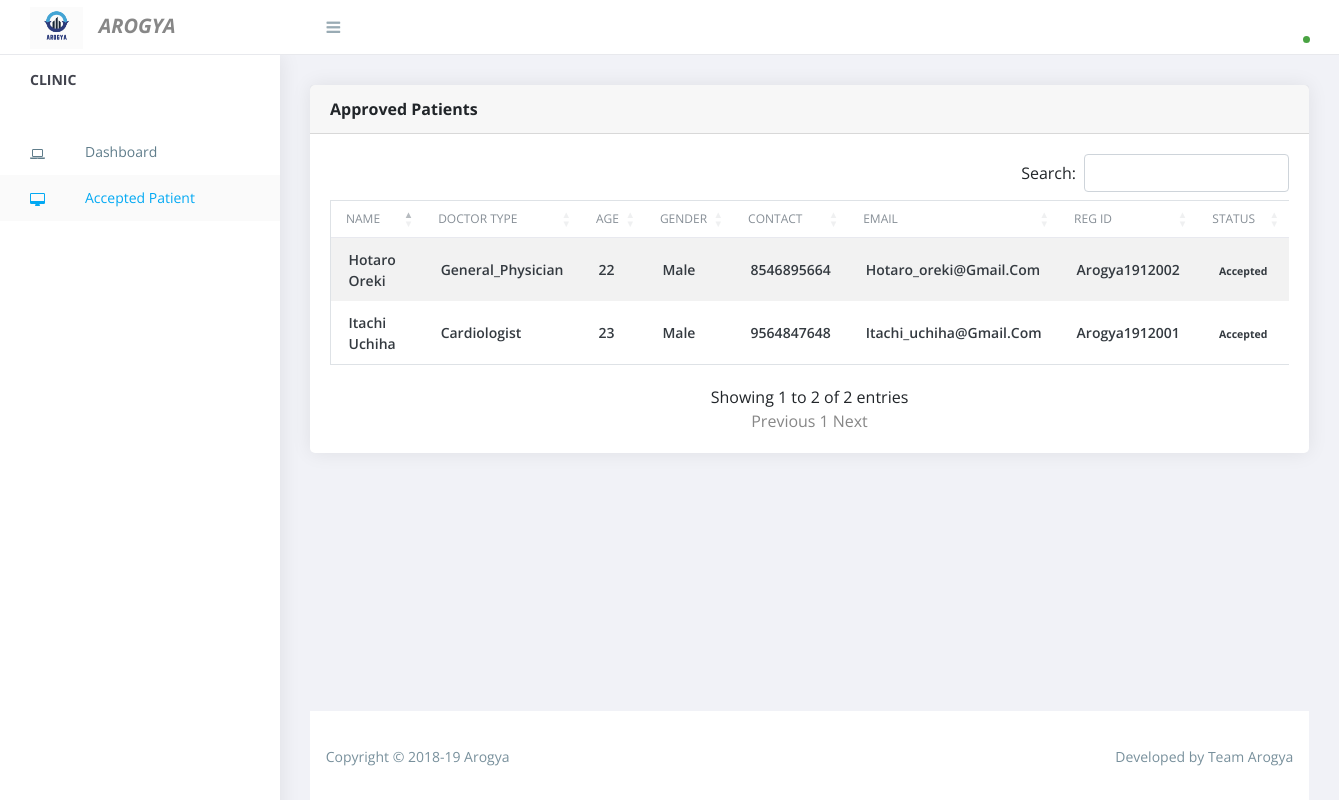
The page /clinic/accepted (signed in) on the database its author committed.
### app1/models.py (models this page shows, shortened)
class AutoCreatedUpdatedMixin(models.Model):
	created_at = models.DateTimeField(
		verbose_name=translate('created at'),
		unique=False,
		null=True,
		blank=True,
		db_index=True,
	)
	updated_at = models.DateTimeField(
		verbose_name=translate('updated at'),
		unique=False,
		null=True,
		blank=True,
		db_index=True,
	)
	class Meta:
		abstract = True

class SoftDeleteMixin(models.Model):
	deleted_at = models.DateTimeField(
		verbose_name=translate('deleted at'),
		unique=False,
		null=True,
		blank=True,
		db_index=True,
	)
	class Meta:
		abstract = True

class Patient(AutoCreatedUpdatedMixin,SoftDeleteMixin):
	user = models.ForeignKey(User, on_delete=models.CASCADE , default=None)
	reg_id = models.CharField(max_length=100, blank=True, unique=True, default=uuid.uuid4)
	name = models.CharField(max_length=50, blank=False)
	age = models.CharField(max_length=50, blank=False ,default=0)
	gender = models.CharField(max_length=100, blank=False , choices=GENDER_CHOICES)
	clinic = models.ForeignKey(Clinic, on_delete=models.CASCADE , default=None , related_name='user_clinic')
	doctor = models.CharField(max_length=100, blank=False , choices=DOCTYPE_CHOICES)
	father_husband_name = models.CharField(max_length=50, blank=False)
	contact = models.CharField(max_length=20, blank=False)
	adhaar = models.CharField(max_length=12, blank=False)
	epic = models.CharField(max_length=20, blank=False)
	pin = models.CharField(max_length=6, blank=False)
	email = models.EmailField(blank=False)
	address = models.CharField(max_length=100, blank=False)
	city = models.ForeignKey(City,on_delete=models.CASCADE, blank=False  , related_name='city', default=None)
	is_accepted = models.IntegerField(default=0)

class User(AbstractUser,AutoCreatedUpdatedMixin,SoftDeleteMixin):
	is_client = models.BooleanField(default=False)
	is_hospo = models.BooleanField(default=False)
	docto_id = models.CharField(max_length=100, blank=True, unique=True, default=uuid.uuid4)

### app1/views.py (the view)
# urls.py: path('clinic/accepted', views.accepted_patient, name='clinic_accepted'),
def accepted_patient(request):
    usr = User.objects.filter(id=request.user.id , is_hospo=True).first()
    data = Patient.objects.all()
    clinic = Clinic.objects.filter(user_id = request.user.id).first()
    if usr is not None:
        return render(request , "clinic/accepted.html" ,{'patients' :data})
    else :
        return HttpResponse("Not Authorized")

### app1/templates/clinic/accepted.html (shortened to what this page needs)
{% extends 'layouts/clinic_master.html' %}
{%block head%}
<link rel="stylesheet" href="https://cdn.datatables.net/1.10.19/css/dataTables.bootstrap4.min.css">
{%endblock%}
{% block content %}
<div class="content">
    <div class="animated fadeIn">
        <div class="row">
            <div class="col-lg-12">
                <div class="card">
                    <div class="card-header">
                        <strong class="card-title">Approved Patients</strong>
                    </div>
                    <div class="table-stats ov-h"  style="padding:20px;">
                        <table id="bootstrap-data-table" class="table table-striped table-bordered">
                            <thead>
                                <tr>
                                    <th>Name</th>
                                    <th>Doctor Type</th>
                                    <th>Age</th>
                                    <th>gender</th>
                                    <th>Contact</th>
                                    <th>Email</th>
                                    <th>Reg Id</th>
                                    <th>Status</th>
                                </tr>
                            </thead>
                            <tbody>
                                {% for patient in patients %}
                                {%if patient.is_accepted == 1%}
                                <tr>
                                    <td>  <span class="name">{{patient.name}}</span> </td>
                                    <td> <span class="product">{{patient.doctor}}</span> </td>
                                    <td><span class="name">{{patient.age}}</span></td>
                                    <td><span class="name">{{patient.gender}}</span></td>
                                    <td><span class="name">{{patient.contact}}</span></td>
                                    <td><span class="name">{{patient.user.email}}</span></td>
                                    <td><span class="name">{{patient.reg_id}}</span></td>
                                    <td>
                                        <span class="badge badge-complete">Accepted</span>
                                    </td>
                                </tr>
                                {%endif%}
                                {%endfor%}
                            </tbody>
                        </table>
                    </div>
                </div>
            </div>
        </div>
    </div>
</div>
        {% endblock %}

### app1/templates/layouts/clinic_master.html (shortened to what this page needs)
<!doctype html>
 <html class="no-js" lang="">
<head>
    {%load static%}
  <link rel="stylesheet" href="https://cdn.jsdelivr.net/npm/normalize.css@8.0.0/normalize.min.css">
  <link rel="stylesheet" href="{%static 'css/font-awesome.min.css'%}">
  <link rel="stylesheet" href="{%static 'bootstrap-4.1.3/css/bootstrap.min.css'%}">
  <link rel="stylesheet" href="https://cdn.jsdelivr.net/gh/lykmapipo/themify-icons@0.1.2/css/themify-icons.css">
  <link rel="stylesheet" href="https://cdn.jsdelivr.net/npm/pixeden-stroke-7-icon@1.2.3/pe-icon-7-stroke/dist/pe-icon-7-stroke.min.css">
  <link rel="stylesheet" href="https://cdnjs.cloudflare.com/ajax/libs/flag-icon-css/3.2.0/css/flag-icon.min.css">
  <link rel="stylesheet" href="/static/assets/css/cs-skin-elastic.css">
  <link rel="stylesheet" href="/static/assets/css/style.css">
  {%block head%}{%endblock%}
</head>
<body>
    <aside id="left-panel" class="left-panel">
        <nav class="navbar navbar-expand-sm navbar-default">
            <div id="main-menu" class="main-menu collapse navbar-collapse">
                <ul class="nav navbar-nav">
                    {% if user.is_hospo == 1%}
                    {%include 'clinic/sidebar.html'%}
                    {%endif%}
                    <br>
                </ul>
            </div>
        </nav>
    </aside>
    <div id="right-panel" class="right-panel">
        <header id="header" class="header">
            <div class="top-left">
                <div class="navbar-header">
                    <a class="navbar-brand" href="../"><img style="max-height:42px;" src="{%static 'images/arogya.png'%}" alt="Logo">&nbsp;&nbsp; <b><i>AROGYA</i></b></a>
                    <a id="menuToggle" class="menutoggle"><i class="fa fa-bars"></i></a>
                </div>
            </div>
            <div class="top-right">
                <div class="header-menu">
                    <div class="user-area dropdown float-right">
                        <a href="#" class="dropdown-toggle active" data-toggle="dropdown" aria-haspopup="true" aria-expanded="false">
                     </a>
                </div>
            </div>
        </div>
    </header>
    <div id="main-content">
        {%block content%}
        {%endblock%}
    </div>
    <footer class="site-footer">
        <div class="footer-inner bg-white">
            <div class="row">
                <div class="col-sm-6">
                    Copyright &copy; 2018-19 Arogya
                </div>
                <div class="col-sm-6 text-right">
                    Developed by Team Arogya
                </div>
            </div>
        </div>
    </footer>
</div>
</body>
</html>

### app1/templates/clinic/sidebar.html
<li class="menu-title">Clinic</li>
<li class="menu-title" style="line-height:10px; font-weight:400;">{{clinic.name}}</li>
<br>
<li id="clinic-bar">
    <a href="{%url 'clinic_dashboard'%}"><i class="menu-icon fa fa-laptop"></i>Dashboard </a>
</li>
<li id="competition-accepted"><a href="{%url 'clinic_accepted'%}"><i class="menu-icon fa fa-desktop"></i>Accepted Patient</a></li>

### rows shown on the page
Patient: name "Itachi Uchiha", doctor "Cardiologist", age "23", gender "Male", contact "9564847648", user.email "Itachi_uchiha@gmail.com", reg_id "Arogya1912001"
Patient: name "Hotaro Oreki", doctor "General_Physician", age "22", gender "Male", contact "8546895664", user.email "Hotaro_oreki@gmail.com", reg_id "Arogya1912002"
